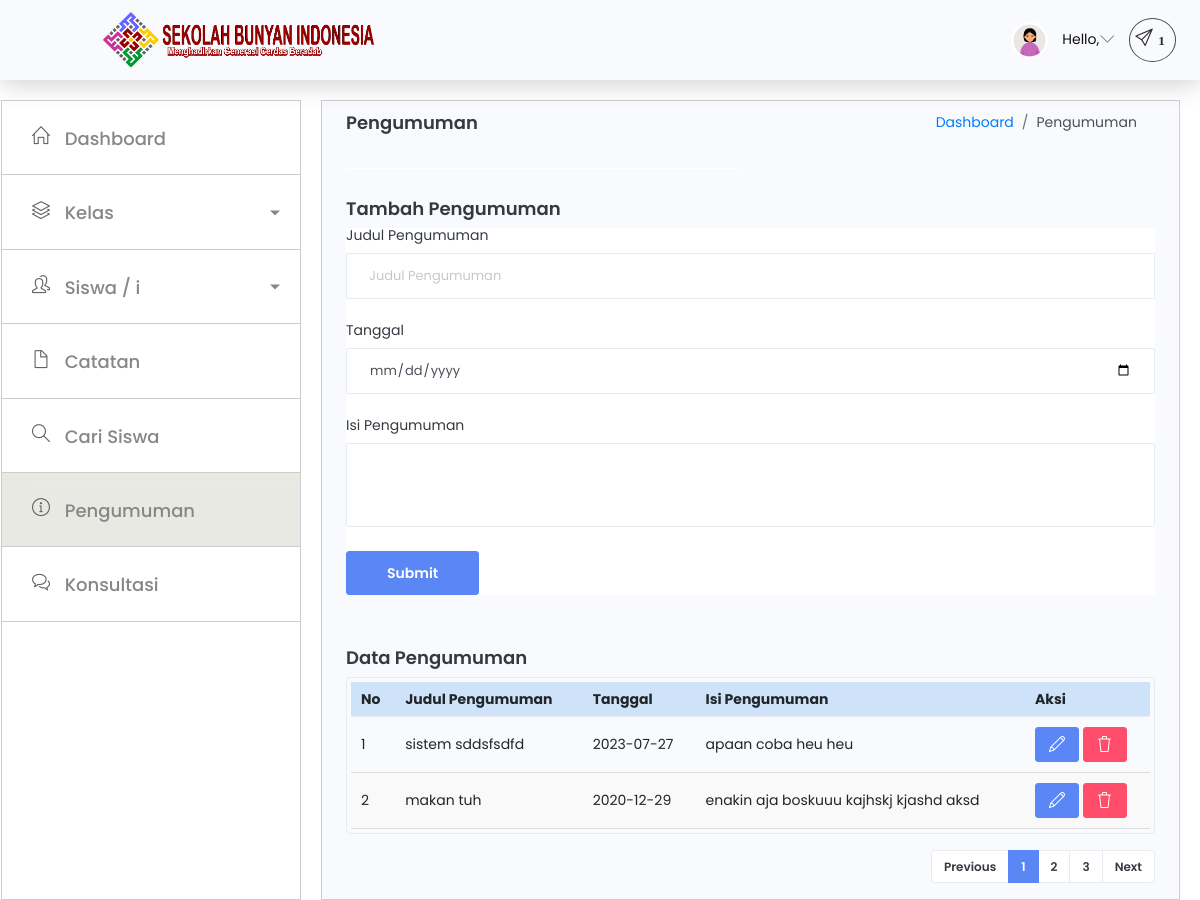
Screenshot of /sbi/walikelas/pengumuman.php with the database file from the repository.
### tables this page shows
CREATE TABLE `pengumuman` (
  `id` int(11) NOT NULL,
  `judul` varchar(255) NOT NULL,
  `isi` text NOT NULL,
  `tanggal` date NOT NULL
);

### sbi/walikelas/pengumuman.php (the view, shortened to what this page needs)
<!DOCTYPE html>
<html lang="en">
<head>
    <link rel="stylesheet" href="../assets/vendors/simple-line-icons/css/simple-line-icons.css">
    <link rel="stylesheet" href="../assets/vendors/flag-icon-css/css/flag-icon.min.css">
    <link rel="stylesheet" href="../assets/vendors/daterangepicker/daterangepicker.css">
    <link rel="stylesheet" href="../assets/vendors/chartist/chartist.min.css">
    <link rel="stylesheet" href="../assets/vendors/select2/select2.min.css">
    <link rel="stylesheet" href="../assets/vendors/select2-bootstrap-theme/select2-bootstrap.min.css">
    <link rel="stylesheet" href="../assets/css/style.css" />
</head>
<body>
    <div class="container-scroller">
        <nav class="navbar default-layout-navbar col-lg-12 col-12 p-0 fixed-top d-flex flex-row">
            <div class="navbar-brand-wrapper d-flex align-items-center">
                <a class="navbar-brand brand-logo ml-auto text-right" href="dashboard.html">
                    <img src="./../assets/images/sbi-header-homepage.png" alt="logo" />
                </a>
            </div>
            <div class="navbar-menu-wrapper d-flex align-items-center flex-grow-1">
                <ul class="navbar-nav navbar-nav-right ml-auto">
                    <li class="nav-item dropdown d-none d-xl-inline-flex user-dropdown">
                        <a class="nav-link dropdown-toggle" id="UserDropdown" href="#" data-toggle="dropdown" aria-expanded="true">
                            <img class="img-xs rounded-circle ml-2" src="./../assets/images/faces/face8.jpg" alt="Profile image">
                            <span class="font-weight-normal">Hello, <?php echo $_SESSION['user']['username']; ?></span></a>
                    </li>
                    <li class="nav-item dropdown d-none d-xl-inline-flex user-dropdown">
                        <a class="notif-icon" id="UserDropdown2" href="#" data-toggle="dropdown" aria-expanded="true"><i class="icon-paper-plane menu-icon"><span class="badge">1</span></i></a>
                    </li>
                </ul>
            </div>
        </nav>
        <div class="container-fluid page-body-wrapper">
            <nav class="sidebar sidebar-offcanvas" id="sidebar">
                <ul class="nav">
                    <li class="nav-item">
                        <a class="nav-link" href="dashboard.html">
                            <i class="icon-home menu-icon"></i>
                            <span class="menu-title">Dashboard</span>
                        </a>
                    </li>
                    <li class="nav-item">
                        <a class="nav-link dropdown-toggle" data-toggle="collapse" href="#ui-basic" aria-expanded="false" aria-controls="ui-basic">
                            <i class="icon-layers menu-icon"></i>
                            <span class="menu-title">Kelas</span>
                        </a>
                    </li>
                    <li class="nav-item  ">
                        <a class="nav-link dropdown-toggle" data-toggle="collapse" href="#ui-basic1" aria-expanded="false" aria-controls="ui-basic1">
                            <i class="icon-people menu-icon"></i>
                            <span class="menu-title">Siswa / i</span>
                        </a>
                    </li>
                    <li class="nav-item">
                        <a class="nav-link" href="kelola-catatan.html">
                            <i class="icon-doc menu-icon"></i>
                            <span class="menu-title">Catatan</span>
                        </a>
                    </li>
                    <li class="nav-item">
                        <a class="nav-link" href="cari-siswa.html">
                            <i class="icon-magnifier menu-icon"></i>
                            <span class="menu-title">Cari Siswa</span>
                        </a>
                    </li>
                    <li class="nav-item aktif">
                        <a class="nav-link" href="pengumuman.php">
                            <i class="icon-info menu-icon"></i>
                            <span class="menu-title">Pengumuman</span>
                        </a>
                    </li>
                    <li class="nav-item">
                        <a class="nav-link" href="konsultasi-wali-kelas.html">
                            <i class="icon-bubbles menu-icon"></i>
                            <span class="menu-title">Konsultasi</span>
                        </a>
                    </li>
                </ul>
            </nav>
            <div class="main-panel">
                <div class="content-wrapper">
                    <div class="page-header">
                        <h3 class="page-title"> Pengumuman </h3>
                        <nav aria-label="breadcrumb">
                            <ol class="breadcrumb">
                                <li class="breadcrumb-item"><a href="dashboard.html">Dashboard</a></li>
                                <li class="breadcrumb-item active" aria-current="page">Pengumuman</li>
                            </ol>
                        </nav>
                    </div>
                    <div class="row">
                        <div class="col-lg-6 grid-margin">
                            <div class="card">
                                <div class="card-body">
                                </div>
                            </div>
                        </div>
                    </div>
                    <div class="d-sm-flex align-items-center mt-1">
                        <h4 align="center">Tambah Pengumuman </h4>
                    </div>
                    <div class="row">
                        <div class="col-lg-12">
                            <div class="card mb-5">
                                <div class="card-body">
                                    <form class="form-sample" action="" method="post">
                                        <div class="form-group">
                                            <label for="exampleInputName1">Judul Pengumuman</label>
                                            <input type="text" class="form-control" id="exampleInputName1" name="judul" placeholder="Judul Pengumuman">
                                        </div>
                                        <div class="form-group">
                                            <label for="exampleInputName1">Tanggal</label>
                                            <input type="date" class="form-control" id="exampleInputName1" name="tanggal" placeholder="Tanggal">
                                        </div>
                                        <div class="form-group">
                                            <label for="exampleTextarea1">Isi Pengumuman</label>
                                            <textarea class="form-control" id="exampleTextarea1" rows="4" name="isi"></textarea>
                                        </div>
                                        <button type="submit" class="btn btn-primary mr-2">Submit</button>
                                    </form>
                                </div>
                            </div>
                        </div>
                    </div>
                    <div class="d-sm-flex align-items-center mt-1">
                        <h4 align="center">Data Pengumuman </h4>
                    </div>
                    <div class="row">
                        <div class="col-lg-12">
                            <div class="table-responsive border rounded p-1">
                                <table class="table">
                                    <thead>
                                        <tr>
                                            <th class="font-weight-bold">No</th>
                                            <th class="font-weight-bold">Judul Pengumuman</th>
                                            <th class="font-weight-bold">Tanggal</th>
                                            <th class="font-weight-bold">Isi Pengumuman</th>
                                            <th class="font-weight-bold">Aksi</th>
                                        </tr>
                                    </thead>
                                    <tbody>
                                        <?php
                                        $conn = mysqli_connect("localhost", "root", "", "sbi");
                                        $sql = "SELECT * FROM pengumuman ORDER BY id ASC";
                                        $result = mysqli_query($conn, $sql);
                                        $no = 1;
                                        if (mysqli_num_rows($result) > 0) {
                                            while ($row = mysqli_fetch_assoc($result)) {
                                                echo "<tr>";
                                                echo "<td>" . $no++ . "</td>";
                                                echo "<td>" . $row['judul'] . "</td>";
                                                echo "<td>" . date('Y-m-d', strtotime($row['tanggal'])) . "</td>";
                                                echo "<td>" . $row['isi'] . "</td>";
                                                echo "<td><a href='../system/edit_pengumuman.php?id=" . $row['id'] . "' class='btn btn-primary btn-sm'><i class='icon-pencil'></i></a> <a href='../system/delete_pengumuman.php?id=" . $row['id'] . "' class='btn btn-danger btn-sm' onclick='return confirm(\"Apakah kamu yakin menghapus data ini?\");'><i class='icon-trash'></i></a></td>";
                                                echo "</tr>";
                                            }
                                        } else {
                                            echo "<tr><td colspan='5' class='text-center'>No announcements found</td></tr>";
                                        }
                                        ?>
                                    </tbody>
                                </table>
                            </div>
                        </div>
                    </div>
                    <div class="pagination-container mt-3">
                        <ul class="pagination justify-content-end">
                            <li class="page-item disabled">
                                <a class="page-link" href="#" tabindex="-1">Previous</a>
                            </li>
                            <li class="page-item active">
                                <a class="page-link" href="#">1</a>
                            </li>
                            <li class="page-item">
                                <a class="page-link" href="#">2</a>
                            </li>
                            <li class="page-item">
                                <a class="page-link" href="#">3</a>
                            </li>
                            <li class="page-item">
                                <a class="page-link" href="#">Next</a>
                            </li>
                        </ul>
                    </div>
                </div>
            </div>
        </div>
    </div>
</body>
</html>

### sbi/walikelas/pengumuman.php (style rules this page uses)
.table { width: 100%; border-collapse: collapse; }
.table th, .table td { padding: 10px; text-align: left; border-bottom: 1px solid #ddd; }
.table th { background-color: #cee3fa; }
.table tbody tr:nth-child(even) { background-color: #f9f9f9; }

### rows the page displays
pengumuman: judul "sistem sddsfsdfd", tanggal "2023-07-27", isi "apaan coba heu heu"
pengumuman: judul "makan tuh", tanggal "2020-12-29", isi "enakin aja boskuuu kajhskj kjashd aksd"
